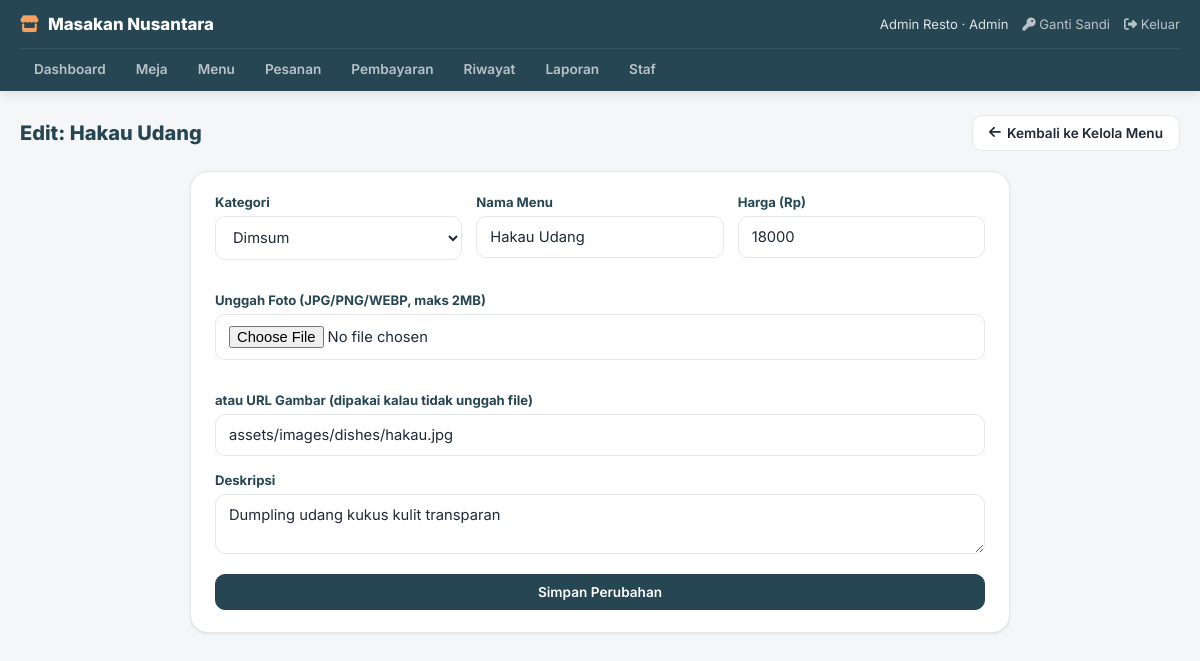
Screenshot of /admin/menu-edit.php?id=20 (signed in) with the database file from the repository.
### tables this page shows
CREATE TABLE IF NOT EXISTS menu_items (
    id           INT UNSIGNED AUTO_INCREMENT PRIMARY KEY,
    category     VARCHAR(50)  NOT NULL,
    name         VARCHAR(100) NOT NULL,
    description  VARCHAR(255) NOT NULL DEFAULT '',
    price        INT UNSIGNED NOT NULL,      
    image        VARCHAR(255) NOT NULL DEFAULT '',
    stock_status ENUM('tersedia', 'habis') NOT NULL DEFAULT 'tersedia',
    sort_order   INT UNSIGNED NOT NULL DEFAULT 0,
     
     
     
    serve_temp   ENUM('keduanya', 'dingin', 'panas') NOT NULL DEFAULT 'keduanya',
     
     
     
     
    spice_option ENUM('ada', 'tidak_ada') NOT NULL DEFAULT 'ada'
);

### admin/menu-edit.php (the view, shortened to what this page needs)
<?php
$pdo = db();
$id = (int) ($_GET['id'] ?? $_POST['id'] ?? 0);
$stmt = $pdo->prepare('SELECT * FROM menu_items WHERE id = ?');
$stmt->execute([$id]);
$item = $stmt->fetch();
include __DIR__ . '/includes/layout_top.php';
?>
<div class="owner-toolbar">
    <h2 style="margin:0;">Edit: <?php echo htmlspecialchars($item['name']); ?></h2>
    <a href="menu-manage.php" class="owner-btn"><i class="fa-solid fa-arrow-left"></i> Kembali ke Kelola Menu</a>
</div>
<div class="owner-modal-form" style="max-width:820px;margin:0 auto;">
    <form method="post" enctype="multipart/form-data">
        <div class="owner-field-row">
            <div class="owner-field">
                <label>Kategori</label>
                <select id="menuCategory" name="category" required>
                    <option value="Dimsum" <?php echo $item['category'] === 'Dimsum' ? 'selected' : ''; ?>>Dimsum</option>
                </select>
            </div>
            <div class="owner-field">
                <label>Nama Menu</label>
                <input type="text" name="name" required value="<?php echo htmlspecialchars($item['name']); ?>">
            </div>
            <div class="owner-field">
                <label>Harga (Rp)</label>
                <input type="number" name="price" min="1" required value="<?php echo htmlspecialchars($item['price']); ?>">
            </div>
        </div>
        <div class="owner-field-row owner-field-row--2col">
            <div class="owner-field">
                <label>Unggah Foto (JPG/PNG/WEBP, maks 2MB)</label>
                <input type="file" name="image_file" accept="image/jpeg,image/png,image/webp">
            </div>
        </div>
        <div class="owner-field">
            <label>atau URL Gambar (dipakai kalau tidak unggah file)</label>
            <input type="text" name="image" placeholder="assets/images/photos/..." value="<?php echo htmlspecialchars($item['image']); ?>">
        </div>
        <div class="owner-field">
            <label>Deskripsi</label>
            <textarea name="description" rows="2"><?php echo htmlspecialchars($item['description']); ?></textarea>
        </div>
        <button type="submit" class="owner-btn owner-btn--primary owner-btn--block">Simpan Perubahan</button>
    </form>
</div>
<?php include __DIR__ . '/includes/layout_bottom.php'; ?>

### assets/css/pages/owner.css (style rules this page uses)
:root { --color-primary: #E76F51; --color-primary-dark: #D85C3D; --color-secondary: #F4A261; --color-accent: #2A9D8F; --color-dark: #264653; --color-bg: #F5F6F8; --color-text: #1F2937; --color-text-muted: #6B7280; --color-card: #FFFFFF; --color-border: #E5E7EB; --radius-sm: 10px; --radius-md: 14px; --radius-lg: 18px; --radius-full: 999px; --shadow-sm: 0 1px 3px rgba(15, 23, 42, 0.06), 0 1px 2px rgba(15, 23, 42, 0.04); --shadow-md: 0 8px 24px rgba(15, 23, 42, 0.08); --font-base: 'Inter', -apple-system, BlinkMacSystemFont, 'Segoe UI', sans-serif; }
* { box-sizing: border-box; }
body { margin: 0; font-family: var(--font-base); background: var(--color-bg); color: var(--color-text); -webkit-font-smoothing: antialiased; }
a { color: inherit; }
.owner-toolbar { display: flex; justify-content: space-between; align-items: center; flex-wrap: wrap; gap: 12px; margin-bottom: 20px; }
.owner-toolbar h2 { margin: 0; font-size: 1.25rem; font-weight: 800; color: var(--color-dark); }
.owner-btn { display: inline-flex; align-items: center; justify-content: center; gap: 6px; text-align: center; padding: 9px 16px; border-radius: var(--radius-sm); border: 1px solid var(--color-border); background: #fff; color: var(--color-text); font-size: 0.85rem; font-weight: 600; font-family: inherit; text-decoration: none; cursor: pointer; transition: all 0.15s ease; }
.owner-btn--primary { background: var(--color-dark); color: #fff; border-color: var(--color-dark); }
.owner-btn--block { width: 100%; }
.owner-field { margin-bottom: 16px; }
.owner-field label { display: block; font-size: 0.82rem; font-weight: 700; margin-bottom: 6px; color: var(--color-dark); }
.owner-field input, .owner-field select, .owner-field textarea { width: 100%; padding: 11px 13px; border: 1px solid var(--color-border); border-radius: var(--radius-sm); font-size: 0.92rem; font-family: inherit; background: #fff; color: var(--color-text); transition: border-color 0.15s ease; }
.owner-modal-form { background: #fff; border-radius: var(--radius-lg); padding: 22px 24px; box-shadow: var(--shadow-sm); border: 1px solid var(--color-border); margin-bottom: 20px; }
.owner-modal-form .owner-field-row { display: grid; grid-template-columns: repeat(auto-fit, minmax(160px, 1fr)); gap: 14px; margin-bottom: 16px; }
.owner-modal-form .owner-field-row--2col { grid-template-columns: repeat(auto-fit, minmax(260px, 1fr)); }

### rows the page displays
menu_items: name "Hakau Udang", category "Dimsum", price "18000", image "assets/images/dishes/hakau.jpg", description "Dumpling udang kukus kulit transparan"

### other values shown
$staff['name'] "Admin Resto"
$staff['role'] "Admin"
$label "Dashboard"
$label "Meja"
$label "Menu"
$label "Pesanan"
$label "Pembayaran"
$label "Riwayat"
$label "Laporan"
$label "Staf"
